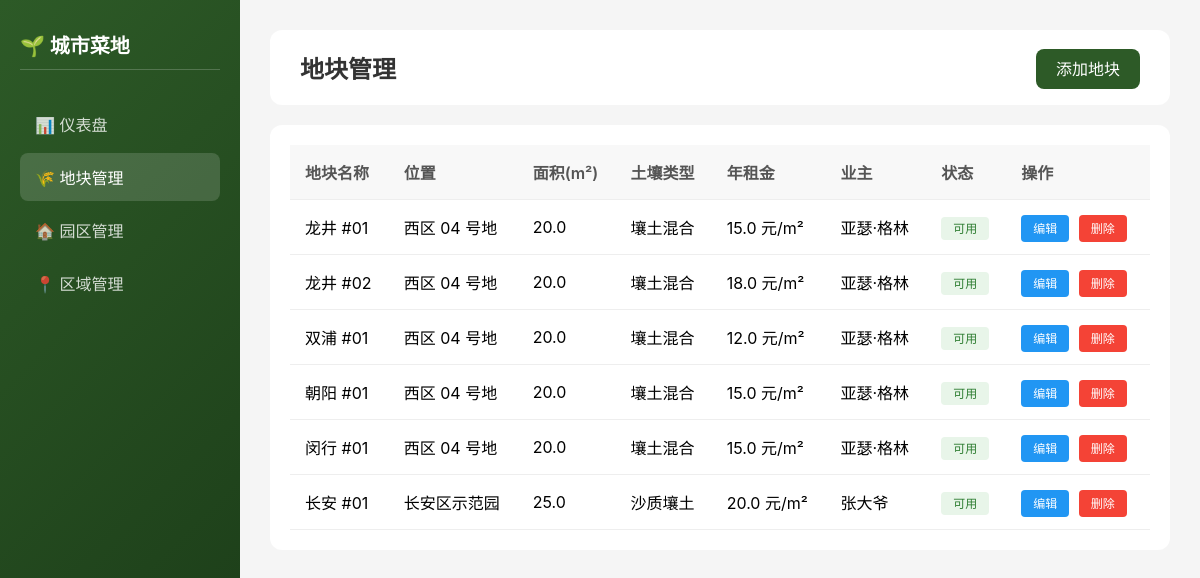
/plots, run on the app's committed database.
### tables this page shows
CREATE TABLE plots (
            id TEXT PRIMARY KEY,
            title TEXT NOT NULL,
            sub_title TEXT,
            location TEXT,
            area REAL,
            soil_type TEXT,
            light_condition TEXT,
            water_price REAL,
            annual_rent REAL,
            description TEXT,
            owner_name TEXT,
            owner_phone TEXT,
            owner_avatar TEXT,
            images TEXT,
            tags TEXT,
            status TEXT DEFAULT 'available',
            garden_id TEXT NOT NULL,
            FOREIGN KEY (garden_id) REFERENCES gardens(id)
        );

### admin.py (the view)
@app.route('/plots')
def plots_list():
    plots = models.get_plots_for_admin()
    return render_template('plots.html', plots=plots, active_page='plots')

### models.py (called while the page is built)
def get_db():
    conn = sqlite3.connect(DATABASE_PATH)
    conn.row_factory = sqlite3.Row
    return conn

def row_to_dict(row):
    return dict(row)

def get_plots_for_admin():
    conn = get_db()
    cursor = conn.cursor()
    cursor.execute('SELECT * FROM plots')
    rows = cursor.fetchall()
    plots = []
    for row in rows:
        plot = row_to_dict(row)
        images = json.loads(plot['images']) if plot['images'] else []
        plot['images'] = ','.join(images) if images else ''
        tags = json.loads(plot['tags']) if plot['tags'] else []
        plot['tags'] = ','.join(tags) if tags else ''
        plots.append(plot)
    conn.close()
    return plots

### templates/plots.html
{% extends 'base.html' %}
{% block content %}
<div class="header">
    <h2>地块管理</h2>
    <div class="actions">
        <a href="/plots/new">添加地块</a>
    </div>
</div>
<div class="data-table">
    <table>
        <thead>
            <tr>
                <th>地块名称</th>
                <th>位置</th>
                <th>面积(m²)</th>
                <th>土壤类型</th>
                <th>年租金</th>
                <th>业主</th>
                <th>状态</th>
                <th>操作</th>
            </tr>
        </thead>
        <tbody>
            {% for plot in plots %}
            <tr>
                <td>{{ plot.title }}</td>
                <td>{{ plot.location }}</td>
                <td>{{ plot.area }}</td>
                <td>{{ plot.soil_type }}</td>
                <td>{{ plot.annual_rent }} 元/m²</td>
                <td>{{ plot.owner_name }}</td>
                <td>
                    {% if plot.status == 'available' %}
                    <span class="status-available">可用</span>
                    {% else %}
                    <span class="status-rented">已租</span>
                    {% endif %}
                </td>
                <td>
                    <a href="/plots/{{ plot.id }}/edit" class="btn-edit">编辑</a>
                    <a href="/plots/{{ plot.id }}/delete" class="btn-delete">删除</a>
                </td>
            </tr>
            {% endfor %}
        </tbody>
    </table>
</div>
{% endblock %}

### templates/base.html (style rules this page uses)
* { margin: 0; padding: 0; box-sizing: border-box; }
body { font-family: -apple-system, BlinkMacSystemFont, 'Segoe UI', Roboto, sans-serif; background: #f5f5f5; }
.header { background: white; padding: 20px 30px; border-radius: 12px; margin-bottom: 20px; display: flex; justify-content: space-between; align-items: center; }
.header h2 { color: #333; font-size: 24px; }
.header .actions a { background: #2d5a27; color: white; padding: 10px 20px; border-radius: 8px; text-decoration: none; }
.data-table { background: white; border-radius: 12px; padding: 20px; }
.data-table table { width: 100%; border-collapse: collapse; }
.data-table th, .data-table td { padding: 15px; text-align: left; border-bottom: 1px solid #eee; }
.data-table th { background: #f8f8f8; font-weight: 600; color: #555; }
.status-available { background: #e8f5e9; color: #2e7d32; padding: 4px 12px; border-radius: 4px; font-size: 12px; }
.btn-edit, .btn-delete { padding: 6px 12px; border-radius: 4px; text-decoration: none; font-size: 12px; margin-right: 5px; }
.btn-edit { background: #2196f3; color: white; }
.btn-delete { background: #f44336; color: white; }

### data on the page
plots: title "龙井 #01", location "西区 04 号地", area "20.0", soil_type "壤土混合", annual_rent "15.0", owner_name "亚瑟·格林", status "可用"
plots: title "龙井 #02", location "西区 04 号地", area "20.0", soil_type "壤土混合", annual_rent "18.0", owner_name "亚瑟·格林", status "可用"
plots: title "双浦 #01", location "西区 04 号地", area "20.0", soil_type "壤土混合", annual_rent "12.0", owner_name "亚瑟·格林", status "可用"
plots: title "朝阳 #01", location "西区 04 号地", area "20.0", soil_type "壤土混合", annual_rent "15.0", owner_name "亚瑟·格林", status "可用"
plots: title "闵行 #01", location "西区 04 号地", area "20.0", soil_type "壤土混合", annual_rent "15.0", owner_name "亚瑟·格林", status "可用"
plots: title "长安 #01", location "长安区示范园", area "25.0", soil_type "沙质壤土", annual_rent "20.0", owner_name "张大爷", status "可用"
